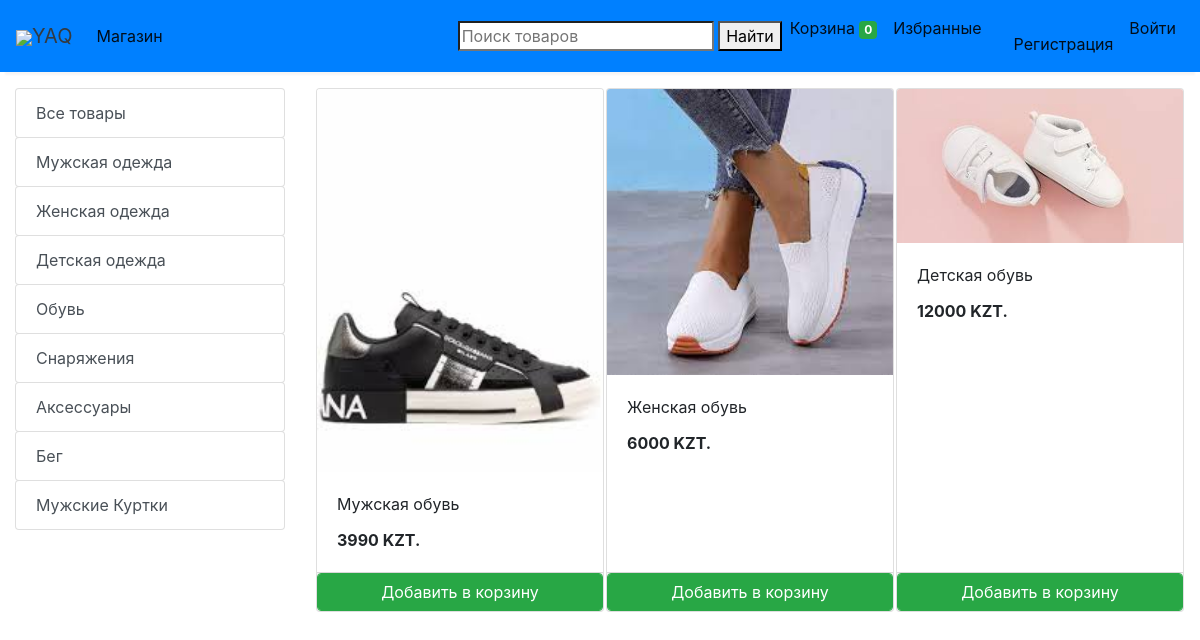
The page /store?category=34 on the database its author committed.
### store/models/category.py (models this page shows, shortened)
class Category(models.Model):
    name= models.CharField(max_length=50,verbose_name='Категория')
    class Meta:
        verbose_name = 'Категория'
        verbose_name_plural = 'Категории'
    @staticmethod
    def get_all_categories():
        return Category.objects.all()

### store/models/product.py (models this page shows, shortened)
class Products(models.Model):
    name = models.CharField(max_length=60,verbose_name='Название')
    price= models.IntegerField(default=0,verbose_name='Цена')
    category= models.ForeignKey(Category,on_delete=models.CASCADE,default=1,verbose_name='Категории товаров' )
    description= models.TextField(max_length=250, default='', blank=True, null= True,verbose_name='Описание товара')
    image= models.ImageField(upload_to='uploads/products/',verbose_name='Фото')
    class Meta:
        verbose_name = 'Товар'
        verbose_name_plural = 'Товары'
    @staticmethod
    def get_all_products_by_categoryid(category_id):
        if category_id:
            return Products.objects.filter (category=category_id)
        else:
            return Products.get_all_products();

### store/views/home.py (the view)
# urls.py: path('' , include('store.urls')),
def store(request):
    cart = request.session.get('cart')
    if not cart:
        request.session['cart'] = {}
    products = None
    categories = Category.get_all_categories()
    categoryID = request.GET.get('category')
    if categoryID:
        products = Products.get_all_products_by_categoryid(categoryID)
    else:
        products = Products.get_all_products();
    data = {}
    data['products'] = products
    data['categories'] = categories
    print('you are : ', request.session.get('email'))
    return render(request, 'index.html', data)

### store/templatetags/cart.py (called while the page is built)
@register.filter (name='is_in_cart')
def is_in_cart(product, cart):
    keys = cart.keys ()
    for id in keys:
        if int (id) == product.id:
            return True
    return False;

### store/templatetags/custom_filter.py (called while the page is built)
@register.filter(name='currency')
def currency(number):
    return str(number) + " KZT."

### store/templates/index.html (shortened to what this page needs)
{% extends 'base.html' %}
{% block content %}
{% load cart %}
{% load custom_filter %}
<div class="container-fluid mt-3">
	<div class="row">
		<div class="col-lg-3 mx-auto">
			<div class="list-group">
				<a href="/" class="list-group-item list-group-item-action btn btn-outline-success">Все товары</a>
				{% for category in categories %}
				<a href="/?category={{category.id}}"
					class="list-group-item list-group-item-action btn btn-outline-success ">{{category.name}}</a>
				{% endfor %}
			</div>
		</div>
		<div id='products' class="col-lg-9 mx-auto">
			<div class="row mx-auto">
				{% for product in products %}
				<div class="card mx-auto mb-3" id={{product.id}} style="width: 18rem;">
					<img class="card-img-top" src="{{product.image.url}}" alt="Card image cap">
					<div class="card-body">
						<p class="card-title">{{product.name}}</p>
						<p class="card-text"><b>{{product.price|currency}}</b></p>
					</div>
					<div class="card-footer p-0 no-gutters">
						{% if product|is_in_cart:request.session.cart %}
						<div class="row no-gutters">
							<form action="/#{{product.id}}" class="col-2 " method="post">
								{% csrf_token %}
								<input hidden type="text" name='product' value='{{product.id}}'>
								<input hidden type="text" name='remove' value='True'>
								<input type="submit" value=" - " class="btn btn-block btn-success border-right">
							</form>
							<div class="text-center col btn btn-success">{{product|cart_quantity:request.session.cart}} in Cart</div>
							<form action="/#{{product.id}}" class="col-2 " method="post">
								{% csrf_token %}
								<input hidden type="text" name='product' value='{{product.id}}'>
								<input type="submit" value=" + " class="btn btn-block btn-success border-left">
							</form>
						</div>
						{% else %}
						<form action="/#{{product.id}}" method="POST" class="btn-block">
							<input type="submit" class="float-right btn btn-success form-control"
								value="Добавить в корзину">
						</form>
						{% endif %}
					</div>
				</div>
				{% endfor %}
			</div>
		</div>
	</div>
</div>
{% endblock %}

### rows shown on the page
Category: name "Мужская одежда"
Category: name "Женская одежда"
Category: name "Детская одежда"
Category: name "Обувь"
Category: name "Снаряжения"
Category: name "Аксессуары"
Category: name "Бег"
Category: name "Мужские Куртки"
Products: image (picture), name "Мужская обувь", price "3990 KZT."
Products: image (picture), name "Женская обувь", price "6000 KZT."
Products: image (picture), name "Детская обувь", price "12000 KZT."

### other values the page prints
{{ request.session.cart.keys|length }} "0"
